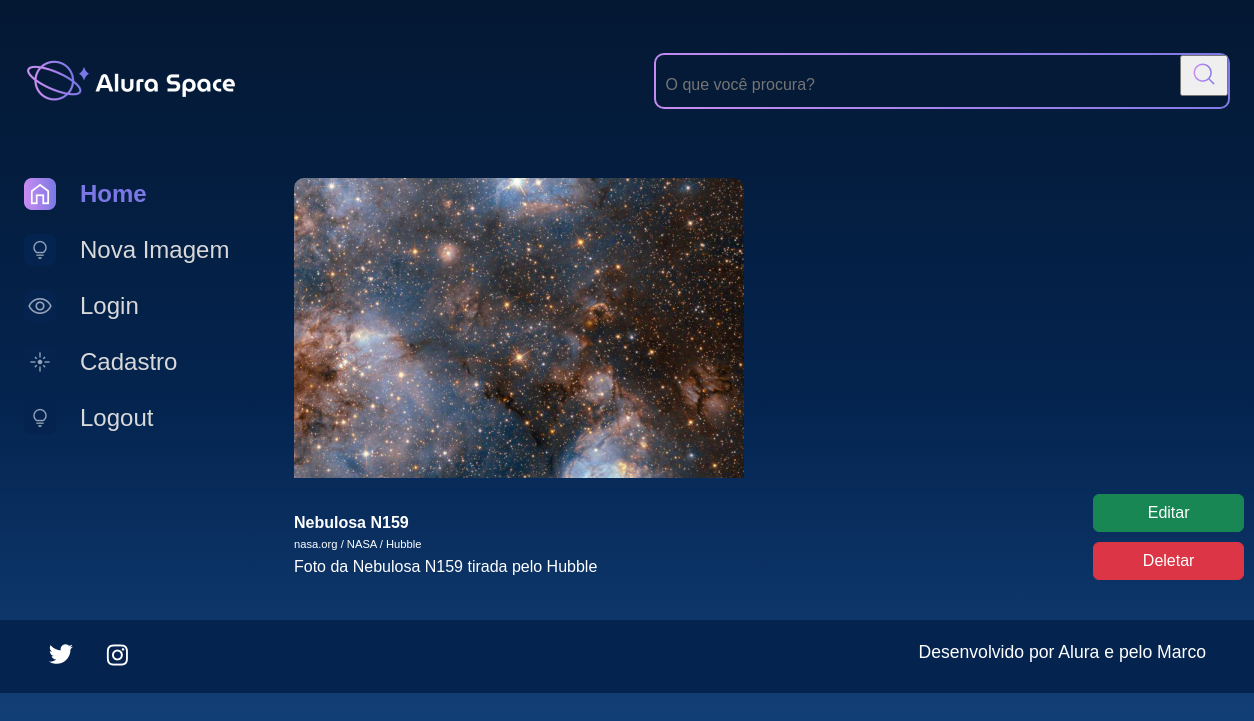
Page /imagem/3 on the earlier database version.
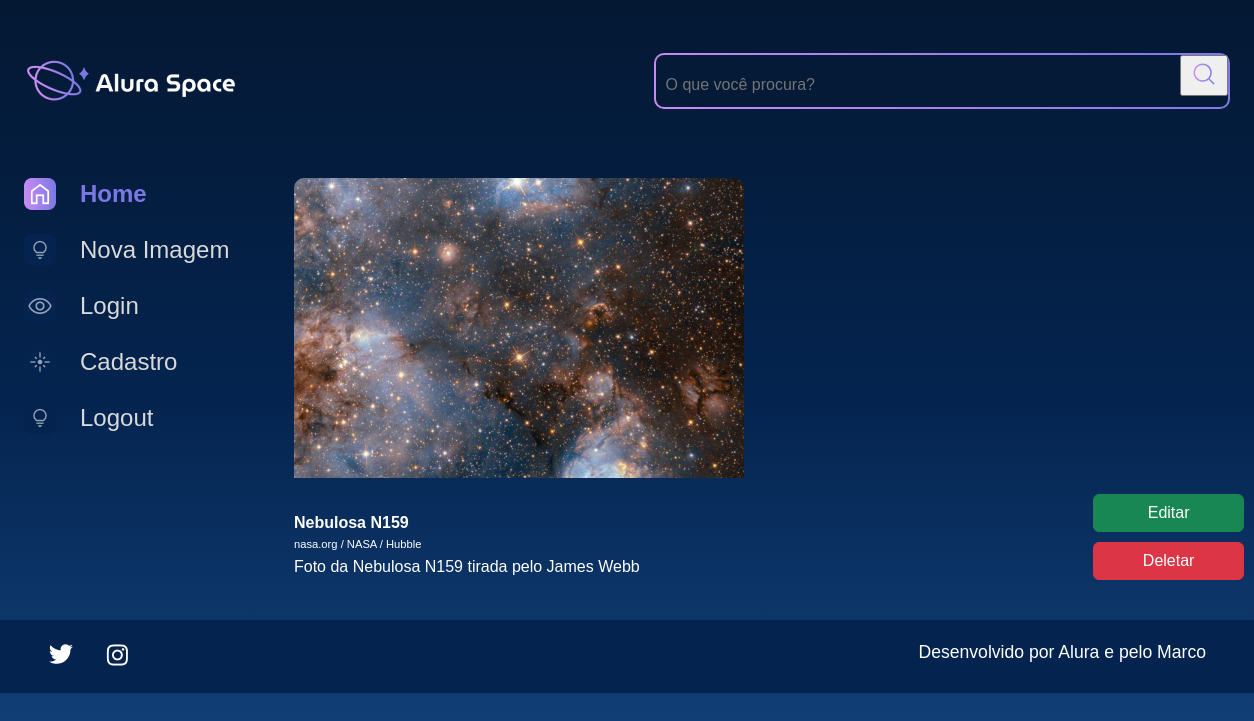
Same page on the later database version.
### apps/galeria/models.py (models this page shows, shortened)
class Fotografia(models.Model):
    OPCOES_CATEGORIA = [
        ("NEBULOSA", "Nebulosa"),
        ("ESTRELA", "Estrela"),
        ("GALÁXIA", "Galáxia"),
        ("PLANETA", "Planeta"),
    ]
    nome = models.CharField(max_length=100, null=False, blank=False)
    legenda = models.CharField(max_length=150, null=False, blank=False)
    categoria = models.CharField(max_length=100, choices=OPCOES_CATEGORIA, default='')
    descricao = models.TextField(null=False, blank=False)
    foto = models.ImageField(upload_to="fotos/%Y/%m/%d/", blank=True)
    publicada =  models.BooleanField(default=True)
    data_fotografia = models.DateTimeField(default=datetime.now, blank=False)
    usuario = models.ForeignKey(
        to=User,
        on_delete=models.SET_NULL, #Caso o usuario for excluido a foto terá o usuario responsavel = null
        null= True,
        blank=False,
        related_name="user",
    )

### apps/galeria/views.py (the view)
# urls.py: path('imagem/<int:foto_id>', imagem, name='imagem'),
def imagem(request, foto_id):
    fotografia = get_object_or_404(Fotografia, pk=foto_id)
    return render(request, 'galeria/imagem.html', {"fotografia": fotografia})

### templates/galeria/imagem.html
{% extends 'shared/base.html' %}
{% load static %}
{% block content %}
            <section class="conteudo">
                <section class="imagem">
                    <div class="imagem__conteudo">
                        {% if fotografia.foto == "" or fotografia.foto == null %}
                        <img class="card__imagem" src="{% static '/assets/imagens/galeria/Image_not_available.png'%}" alt="foto">
                            {% else %}
                        <img class="card__imagem" src="{{ fotografia.foto.url }}" alt="foto">
                        {% endif %}
                        <div class="imagem__info">
                            <div class="imagem__texto">
                                <p class="imagem__titulo">{{fotografia.nome}}</p>
                                <p class="imagem__descricao">{{fotografia.legenda}}</p>
                                <p class="imagem__texto">{{ fotografia.descricao }}</p>
                            </div>
                            <div>
                                <a href="{% url 'editar_imagem' fotografia.id %}"><button class="btn btn-success col-12" style="padding: top 5px; margin-bottom: 10px;">Editar</button></a>
                                <a href="{% url 'deletar_imagem' fotografia.id%}"><button class="btn btn-danger col-12" style="padding: top 5px;">Deletar</button></a>
                            </div>
                        </div>
                    </div>
                </section>
            </section>
        </main>
    </div>
{% endblock %}

### templates/shared/base.html (shortened to what this page needs)
{% load static %}
<!DOCTYPE html>
<html lang="pt-br">
<head>
    <link rel="stylesheet" href="{% static 'styles/style.css' %}">
</head>
<body>
    {% include 'partials/_menu.html' %}
    {% block content %}{% endblock %}
    {% include 'partials/_footer.html' %}
</body>
</html>

### templates/partials/_menu.html (shortened to what this page needs)
{% load static %}
<div class="pagina-inicial">
    <header class="cabecalho">
        <img src="{% static '/assets/logo/Logo(2).png' %}" alt="Logo da Alura Space" />
        <div class="cabecalho__busca">
            <div class="busca__fundo">
                <form action="{% url 'buscar' %}">
                    <input class="busca__input" type="text" name="buscar" placeholder="O que você procura?">
                    <button type="submit">
                        <img class="busca__icone" src="{% static '/assets/ícones/1x/search.png' %}" alt="ícone de search">
                    </button>
                </form>
            </div>
        </div>
    </header>
    <main class="principal">
        <section class="menu-lateral">
            <nav class="menu-lateral__navegacao">
                <a href="{% url 'index' %}"><img src="{% static '/assets/ícones/1x/Home - ativo.png' %}"> Home</a>
                <a href="{% url 'nova_imagem' %}"><img src="{% static '/assets/ícones/1x/Surpreenda-me - inativo.png' %}"> Nova Imagem</a>
                <a href="{% url 'login' %}"><img src="{% static '/assets/ícones/1x/Mais vistas - inativo.png' %}"> Login</a>
                <a href="{% url 'cadastro' %}"><img src="{% static '/assets/ícones/1x/Novas - inativo.png' %}"> Cadastro</a>
                <a href="{% url 'logout' %}"><img src="{% static '/assets/ícones/1x/Surpreenda-me - inativo.png' %}"> Logout</a>
            </nav>
        </section>

### templates/partials/_footer.html
{% load static %}
<footer class="rodape">
    <div class="rodape__icones">
        <a href="https://twitter.com/AluraOnline" target=”_blank” >
            <img src="{% static '/assets/ícones/1x/twitter.png'  %}" alt="ícone twitter">
        </a>
        <a href="https://www.instagram.com/aluraonline/" target=”_blank” >
            <img src="{% static '/assets/ícones/1x/instagram.png'  %}" alt="ícone instagram">
        </a>
    </div>
    <p class="rodape__texto">Desenvolvido por Alura e pelo Marco</p>
</footer>

Differences in the rows shown:
changed Fotografia "Nebulosa N159": descricao "Foto da Nebulosa N159 tirada pelo Hubble" → "Foto da Nebulosa N159 tirada pelo James Webb"
